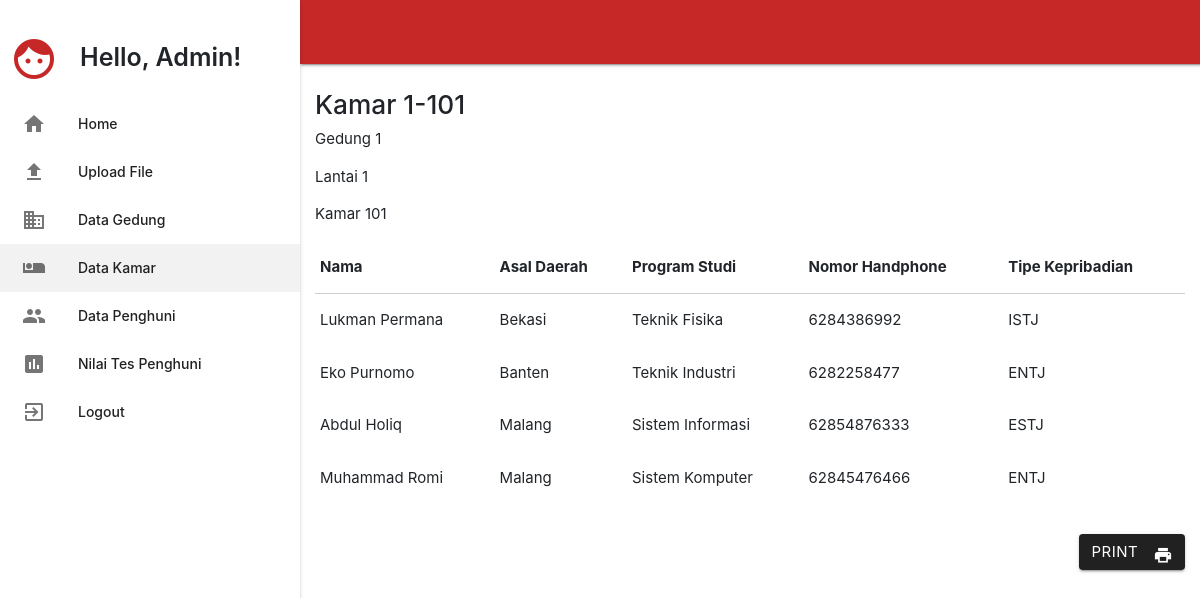
The page /index.php/admin/detailkamar/1 on the database its author committed.
### tables this page shows
CREATE TABLE `tbkamar` (
  `id_kamar` int(11) NOT NULL,
  `id_gedung` int(11) NOT NULL,
  `nama_kamar` int(200) NOT NULL
);

CREATE TABLE `tbgedung` (
  `id_gedung` int(11) NOT NULL,
  `nama_gedung` varchar(200) NOT NULL,
  `tipe_gedung` varchar(200) NOT NULL
);

CREATE TABLE `tbpenghuni` (
  `id_penghuni` int(11) NOT NULL,
  `nama_penghuni` varchar(200) NOT NULL,
  `jenis_kelamin` varchar(200) NOT NULL,
  `program_studi` varchar(200) NOT NULL,
  `nomor_hp` varchar(200) NOT NULL,
  `kota` varchar(200) NOT NULL,
  `username` varchar(50) NOT NULL,
  `password` varchar(50) NOT NULL
);

CREATE TABLE `tbhasiltes` (
  `id_hasil` int(11) NOT NULL,
  `id_penghuni` int(11) NOT NULL,
  `nilai_e` int(11) NOT NULL,
  `nilai_i` int(11) NOT NULL,
  `nilai_s` int(11) NOT NULL,
  `nilai_n` int(11) NOT NULL,
  `nilai_t` int(11) NOT NULL,
  `nilai_f` int(11) NOT NULL,
  `nilai_j` int(11) NOT NULL,
  `nilai_p` int(11) NOT NULL,
  `tipe_kepribadian` varchar(11) DEFAULT NULL
);

### application/controllers/Admin.php (called while the page is built, shortened)
<?php
class Admin extends CI_Controller {
    public function detailkamar(){
        $this->load->model('kamar');
        $kamar = $this->uri->segment(3);
        $data['kamar'] = $this->kamar->datakamar($kamar)->result();
        $data['isi_kamar'] = $this->kamar->lihat_isikamar($kamar)->result();
        $this->load->view('detailkamar', $data);
    }
}
?>

### index.php (called while the page is built, shortened)
<?php
require_once BASEPATH.'core/CodeIgniter.php';

### application/models/Kamar.php (called while the page is built, shortened)
<?php
class Kamar extends CI_Model {
    public function lihat_isikamar($kamar){
        $query = $this->db->query("SELECT * FROM tbpenghuni
                    INNER JOIN tbhasiltes ON tbpenghuni.id_penghuni=tbhasiltes.id_penghuni
                    INNER JOIN tbisikamar ON tbisikamar.id_penghuni=tbhasiltes.id_penghuni
                    INNER JOIN tbkamar ON tbisikamar.id_kamar=tbkamar.id_kamar WHERE tbisikamar.id_kamar='$kamar'");
        return $query;
    }
    public function datakamar($kamar){
        $query = $this->db->query("SELECT * FROM tbkamar INNER JOIN tbgedung ON tbgedung.id_gedung = tbkamar.id_gedung WHERE tbkamar.id_kamar='$kamar'");
        return $query;
    }
}
?>

### application/views/detailkamar.php (the view, shortened to what this page needs)
<!DOCTYPE html>
<html>
<head>
  <link type="text/css" rel="stylesheet" href='<?php echo base_url();?>css/materialize.css'>
  <link type="text/css" rel="stylesheet" href="<?php echo base_url();?>css/custom.css"  media="screen,projection"/>
  <link rel="stylesheet" href="https://maxcdn.bootstrapcdn.com/bootstrap/4.0.0/css/bootstrap.min.css">
</head>
<body>
  <main>
  <div class="navbar-fixed">
    <nav class=" red darken-3">
    </nav>
  </div>
    <ul class="side-nav fixed">
      <div class="vc_empty_space" style="height: 25px"><span class="vc_empty_space_inner"></span></div>
      <div class="user-panel">
        <div class="pull-left image">
          <i class="material-icons admin md-48" alt="user-image">face </i>
        </div>
        <div class="pull-left info">
          <p>Hello, Admin!</p>
        </div>
      </div>
      <li class="white"><a href="<?php echo site_url();?>/admin/dashboard"><i class="material-icons">home</i>Home</a></li>
      <li class="white"><a href="<?php echo site_url();?>/admin/index_upload"><i class="material-icons">file_upload</i>Upload File</a></li>
      <li class="white"><a href="<?php echo site_url();?>/admin/datagedung"><i class="material-icons">business</i>Data Gedung</a></li>
      <li class="active"><a href="<?php echo site_url();?>/admin/datakamar"><i class="material-icons">airline_seat_individual_suite</i>Data Kamar</a></li>
      <li class="white"><a href="<?php echo site_url();?>/admin/datapenghuni"><i class="material-icons">people</i>Data Penghuni</a></li>
      <li class="white"><a href="<?php echo site_url();?>/admin/detailnilai"><i class="material-icons">assessment</i>Nilai Tes Penghuni</a></li>
      <li class="white"><a href="<?php echo site_url();?>/admin/admin_logout"><i class="material-icons">exit_to_app</i>Logout</a></li>
    </ul>
  <div class="container">
    <div class="section no-pad-bot" id="divtoprint">
      <div class="vc_empty_space" style="height: 10px"><span class="vc_empty_space_inner"></span></div>
      <?php
        foreach($kamar as $row){
      ?>
      <h3>Kamar <?php echo substr($row->nama_gedung,7,8);?>-<?php echo $row->nama_kamar;?></h3>
      <p><?php echo $row->nama_gedung;?></p>
      <p>Lantai <?php $string= $row->nama_kamar; echo $firstCharacter=$string[0];?></p>
      <p>Kamar <?php echo $row->nama_kamar;}?></p>
      <table class="responsive-table">
        <thead>
          <tr>
              <th>Nama</th>
              <th>Asal Daerah</th>
              <th>Program Studi</th>
              <th>Nomor Handphone</th>
              <th>Tipe Kepribadian</th>
          </tr>
        </thead>
        <tbody>
        <?php
          $no = 1;
          foreach($isi_kamar as $row){
        ?>
          <tr>
              <td><?php echo $row->nama_penghuni;?></td>
              <td><?php echo $row->kota;?></td>
              <td><?php echo $row->program_studi;?></td>
              <td><?php echo $row->nomor_hp;?></td>
              <td><?php echo $row->tipe_kepribadian;?></td>
              </tr>
              <?php
                $no++;}
              ?>
        </tbody>
      </table>
    </div>
    <div class="vc_empty_space" style="height: 30px"><span class="vc_empty_space_inner"></span></div>
      <div class="right" id="divnottoprint">
        <a href="" onClick="PrintDiv()"><button class="btn waves-effect grey darken-4" type="button" name="action">Print<i class="material-icons right">local_printshop</i></button></a>
      </div>
  </div>
  </main>
</body>
</html>

### css/custom.css (style rules this page uses)
header, main { padding-left: 300px; }
.material-icons.admin { color: #c62828; }
.material-icons.md-48 { font-size: 48px; }
.side-nav li>a { padding: 0 22px; }
.user-panel { position: relative; width: 100%; padding: 10px; overflow: hidden; }
.user-panel > .info { padding: 0 5px 5px 5px; line-height: 1; position: absolute; left: 75px; top: 20px; }
.user-panel > .info > p { font-weight: 600; font-size: 25px; margin-bottom: 9px; }

### rows shown on the page
tbkamar: id_gedung.nama_gedung "1", nama_kamar "101", id_gedung.nama_gedung "Gedung 1", nama_kamar "1"
tbpenghuni: nama_penghuni "Lukman Permana", kota "Bekasi", program_studi "Teknik Fisika", nomor_hp "6284386992", tbhasiltes.tipe_kepribadian "ISTJ"
tbpenghuni: nama_penghuni "Eko Purnomo", kota "Banten", program_studi "Teknik Industri", nomor_hp "6282258477", tbhasiltes.tipe_kepribadian "ENTJ"
tbpenghuni: nama_penghuni "Abdul Holiq", kota "Malang", program_studi "Sistem Informasi", nomor_hp "62854876333", tbhasiltes.tipe_kepribadian "ESTJ"
tbpenghuni: nama_penghuni "Muhammad Romi", kota "Malang", program_studi "Sistem Komputer", nomor_hp "62845476466", tbhasiltes.tipe_kepribadian "ENTJ"
